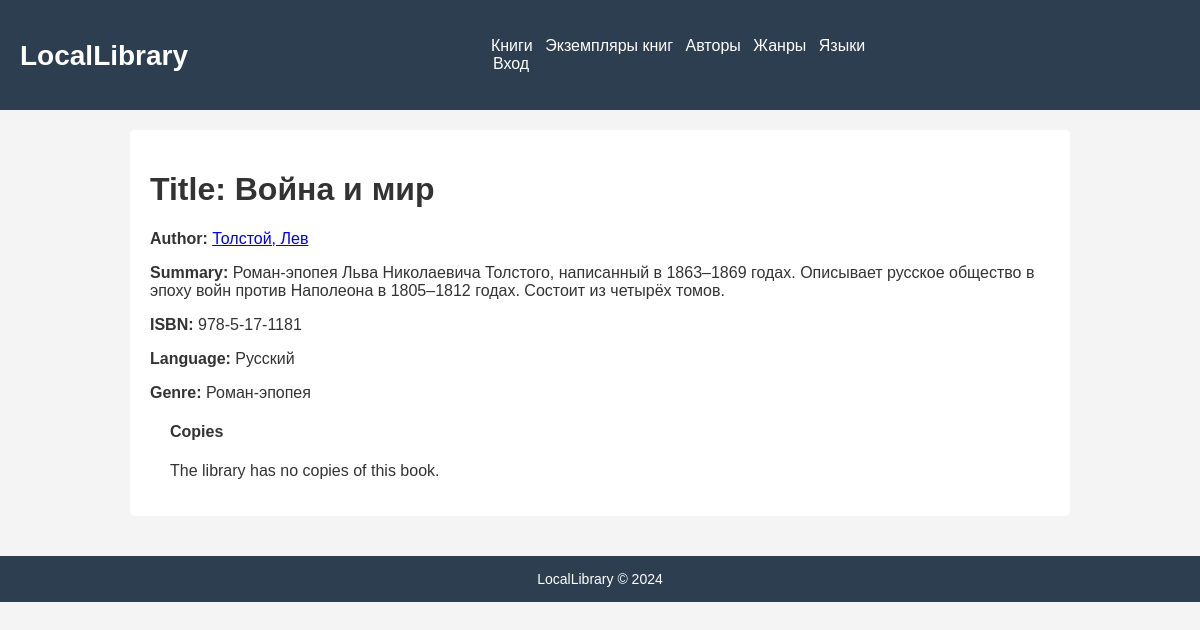
Screenshot of /book/1/ with the database file from the repository.
### catalog/models.py (models this page shows, shortened)
class Book(models.Model):
    title = models.CharField(max_length=200)
    author = models.ForeignKey('Author', on_delete=models.SET_NULL, null=True)
    summary = models.TextField(max_length=1000, help_text="Введите краткое описание книги")
    isbn = models.CharField('ISBN', max_length=13, unique=True,
                            help_text='13 символов ISBN')
    genre = models.ManyToManyField(Genre, help_text="Выберите жанр книги")
    language = models.ForeignKey('Language', on_delete=models.SET_NULL, null=True)
    class Meta:
        ordering = ['title', 'author']
    def display_genre(self):
        return ', '.join([genre.name for genre in self.genre.all()[:3]])
    display_genre.short_description = 'Genre'

class Author(models.Model):
    first_name = models.CharField(max_length=100)
    last_name = models.CharField(max_length=100)
    date_of_birth = models.DateField(null=True, blank=True)
    date_of_death = models.DateField("Погиб", null=True, blank=True)
    class Meta:
        ordering = ['last_name', 'first_name']
    def get_absolute_url(self):
        return reverse('author-detail', args=[str(self.id)])
    def __str__(self):
        return f'{self.last_name}, {self.first_name}'

class Language(models.Model):
    name = models.CharField(max_length=200,
                            unique=True,
                            help_text="Введите язык книги")
    def __str__(self):
        return self.name
    class Meta:
        constraints = [
            UniqueConstraint(
                Lower('name'),
                name='language_name_case_insensitive_unique',
                violation_error_message = "Язык уже существует"
            ),
        ]

class Genre(models.Model):
    name = models.CharField(
        max_length=200,
        unique=True,
        help_text="Введите жанр книги"
    )
    def __str__(self):
        return self.name
    class Meta:
        constraints = [
            UniqueConstraint(
                Lower('name'),
                name='genre_name_case_insensitive_unique',
                violation_error_message = "Жанр уже существует"
            ),
        ]

### catalog/views.py (the view)
# urls.py: path('book/<int:pk>/', views.BookDetailView.as_view(), name='book-detail'),
class BookDetailView(generic.DetailView):
    model = Book
    template_name = 'catalog/book_detail.html'

### catalog/templates/catalog/book_detail.html (shortened to what this page needs)
{% extends "catalog/base_generic.html" %}
{% block content %}
<h1>Title: {{ book.title }}</h1>
<p><strong>Author:</strong> <a href="{{ book.author.get_absolute_url }}">{{ book.author }}</a></p>
<p><strong>Summary:</strong> {{ book.summary }}</p>
<p><strong>ISBN:</strong> {{ book.isbn }}</p>
<p><strong>Language:</strong> {{ book.language }}</p>
<p><strong>Genre:</strong> {{ book.genre.all|join:", " }}</p>
<div style="margin-left:20px;margin-top:20px">
<h4>Copies</h4>
{% for copy in book.bookinstance_set.all %}
  <hr>
  <p class="{% if copy.status == 'a' %}text-success{% elif copy.status == 'd' %}text-danger{% else %}text-warning{% endif %}">{{ copy.get_status_display }}</p>
  {% if copy.status != 'a' %}<p><strong>Due to be returned:</strong> {{copy.due_back}}</p>{% endif %}
  <p><strong>Imprint:</strong> {{copy.imprint}}</p>
  <p class="text-muted"><strong>Id:</strong> <a href="{{ copy.get_absolute_url }}">{{copy.id}}</a></p>
{% empty %}
  <p>The library has no copies of this book.</p>
{% endfor %}
</div>
{% endblock %}
{% block sidebar %}
  {{ block.super }}
{% endblock %}

### catalog/static/css/style.css (style rules this page uses)
body { font-family: Arial, sans-serif; margin: 0; padding: 0; background-color: #f4f4f4; color: #333; }

### rows the page displays
Book: title "Война и мир", author "Толстой, Лев", summary "Роман-эпопея Льва Николаевича Толстого, написанный в 1863–1869 годах. Описывает русское общество в эпоху войн против Наполеона в 1805–1812 годах. Состоит из четырёх томов.", isbn "978-5-17-1181", language "Русский", genre.all "Роман-эпопея"
